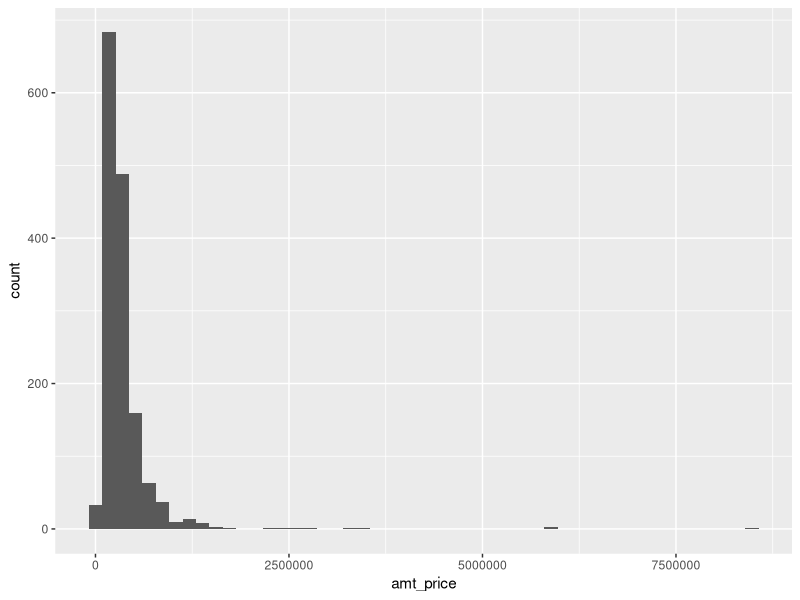
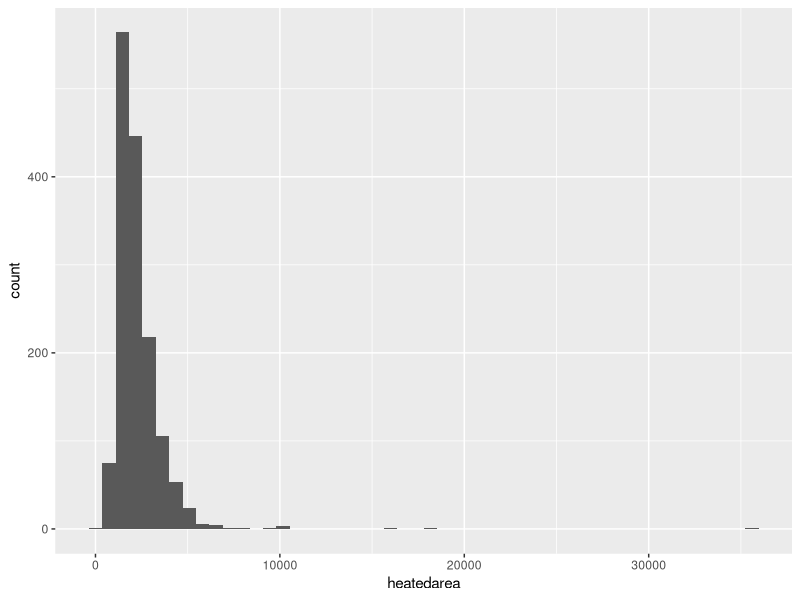
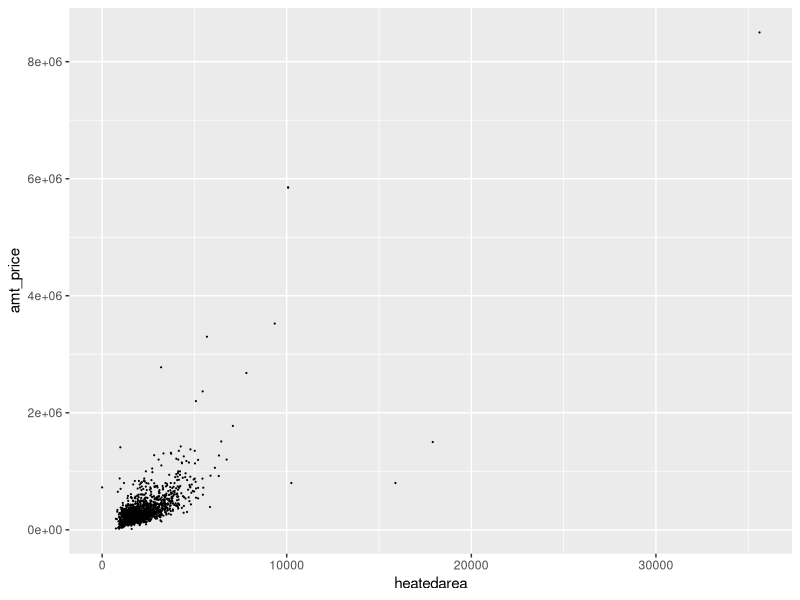
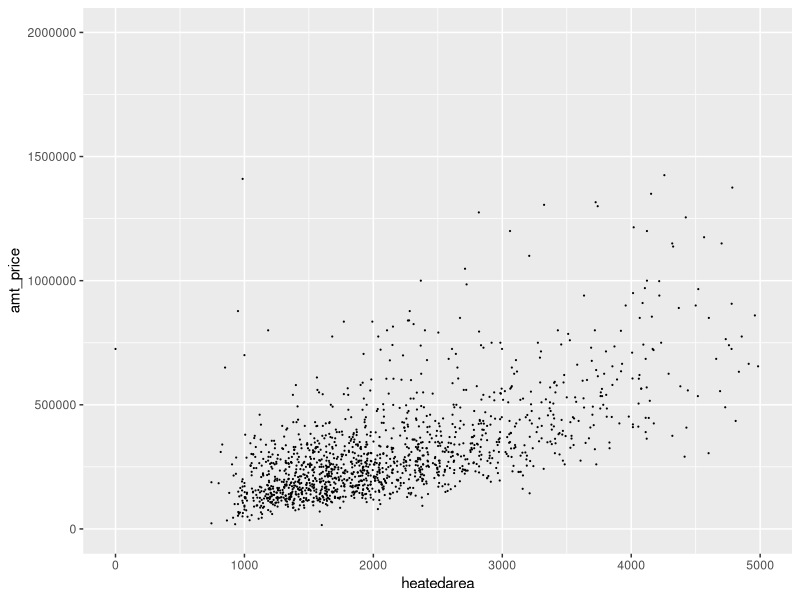
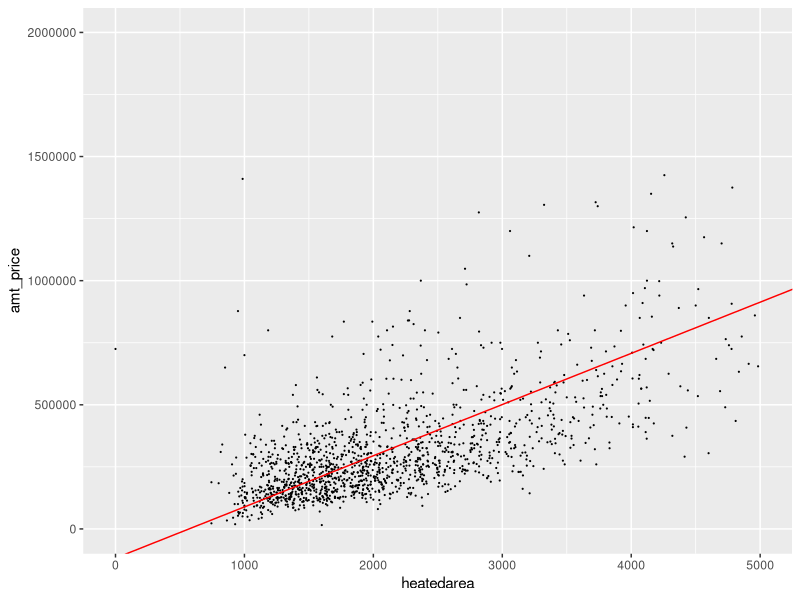
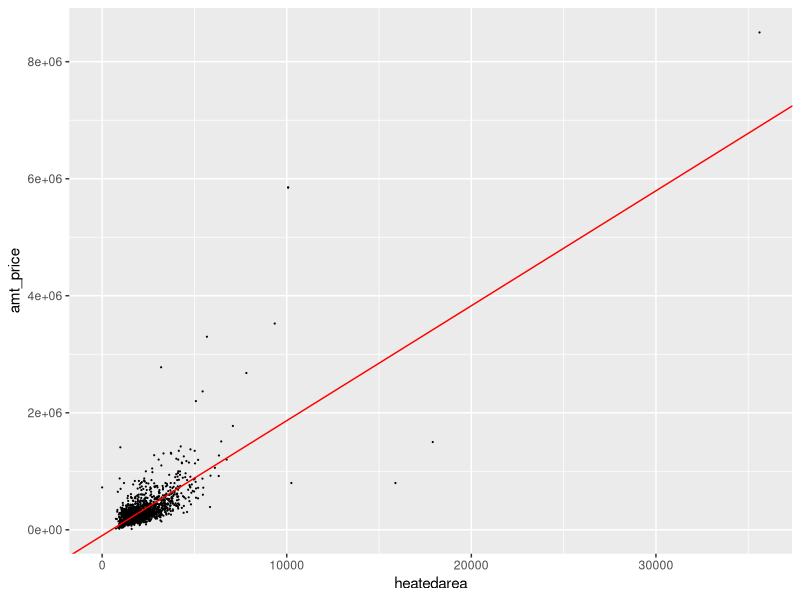
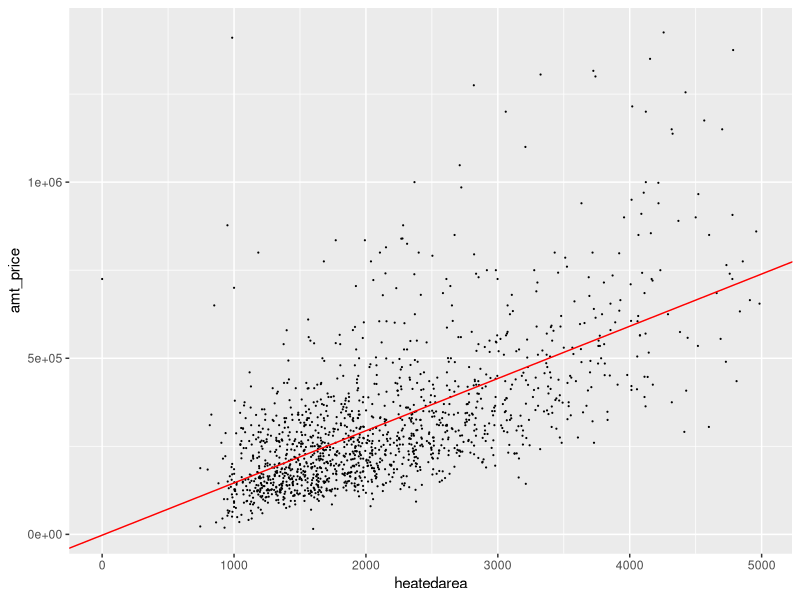
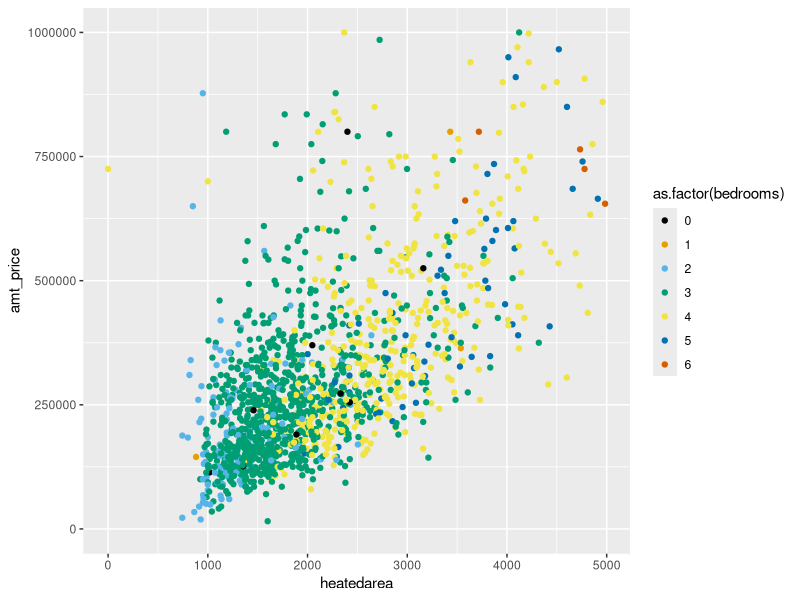

Generate these figures, in order, with R:
## ---- chunk 1
library(tidyverse)
library(ggthemes)
## ---- chunk 2
data = read_csv(here::here("linear-regression", "data", "charlotte_home_sales.csv"))
head(data)
## ---- chunk 3
# answer
ggplot(data, aes(x=amt_price)) +
  geom_histogram(bins=50) 
## ---- chunk 4
# answer
ggplot(data, aes(x=heatedarea)) +
  geom_histogram(bins=50)
## ---- chunk 5
ggplot(data, aes(x=heatedarea, y=amt_price)) +
  geom_point(size=0.1)
## ---- chunk 6
ggplot(data, aes(x=heatedarea, y=amt_price)) +
  geom_point(size=0.1) +
  xlim(0, 5000) +
  ylim(0, 2000000)
## ---- chunk 7
single_variable_model = lm(amt_price~heatedarea, data)

# to see the results of our model, we can run summary()
summary(single_variable_model)
## ---- chunk 8
ggplot(data, aes(x=heatedarea, y=amt_price)) +
  geom_point(size=0.1) +
  geom_abline(intercept=-1.175e5, slope=206.2, color="red") +
  xlim(0, 5000) +
  ylim(0, 2000000)
## ---- chunk 9
ggplot(data, aes(x=heatedarea, y=amt_price)) +
  geom_point(size=0.1) +
  geom_abline(intercept=-98341, slope=196.4, color="red")
## ---- chunk 10
# answer
no_outliers = data |>
    filter(heatedarea < 5000 & amt_price < 2000000)
no_outlier_model = lm(amt_price~heatedarea, no_outliers)
summary(no_outlier_model)
## ---- chunk 11
ggplot(no_outliers, aes(x=heatedarea, y=amt_price)) +
  geom_point(size=0.1) +
  geom_abline(intercept=-2254.106, slope=148.3, color="red")
## ---- chunk 12
no_outliers = no_outliers |> mutate(year_of_sale=year(dte_dateof))

year_built_model = lm(amt_price~heatedarea+year_of_sale, no_outliers)
summary(year_built_model)
## ---- chunk 13
bedrooms_model = lm(amt_price~heatedarea+year_of_sale+bedrooms, no_outliers)
summary(bedrooms_model)
## ---- chunk 14
# answer
bedrooms_only_model = lm(amt_price~year_of_sale+bedrooms, no_outliers)
summary(bedrooms_only_model)
## ---- chunk 15
ggplot(no_outliers, aes(x=heatedarea, y=amt_price, color=as.factor(bedrooms))) +
  geom_point() +
  ylim(0, 1000000) +
  scale_color_colorblind()
## ---- chunk 16
siding_model = lm(amt_price~heatedarea+year_of_sale+siding, no_outliers)
summary(siding_model)
## ---- chunk 17
# answer
area_model = lm(amt_price~heatedarea+year_of_sale+siding+area, no_outliers)
summary(area_model)
## ---- chunk 18
t = seq(-4, 4, 0.05)
y = dnorm(t)
plot_data = tibble(t=t, y=y)
ggplot(plot_data, aes(x=t, y=y)) +
  geom_line()
## ---- chunk 19
tval = 147 / 4.192
## ---- chunk 20
prob_larger = 1 - pt(tval, nrow(no_outliers) - 2)
## ---- chunk 21
prob_larger = prob_larger * 2
prob_larger
## ---- chunk 22
summary(siding_model)
## ---- chunk 23
-4.309e7 + 1.437e2 * 2000 + 2.134e4 * 2021 + 9.881e4
## ---- chunk 24
# answer
-4.320e7 + 1.468e2 * 2000 + 2.144e4 * 2021 + 4.551e4 - 1.586e5
## ---- chunk 25
candidate_homes = tribble(
    ~heatedarea, ~year_of_sale, ~siding,
    1200,        2021,          "HARDIPLANK",
    1500,        2021,          "HARDIPLANK",
    2000,        2021,          "HARDIPLANK",
    1200,        2021,          "FACE BRICK",
    1500,        2021,          "FACE BRICK",
    2000,        2021,          "FACE BRICK",
)
## ---- chunk 26
candidate_homes$forecast_price = predict(siding_model, candidate_homes)
candidate_homes
## ---- chunk 27
# answer
candidate_sites = tribble(
    ~heatedarea, ~year_of_sale, ~siding,      ~area,
    2000,        2021,          "HARDIPLANK", "03103",
    2000,        2021,          "HARDIPLANK", "03105",
    2000,        2021,          "HARDIPLANK", "03108",
)

candidate_sites$forecast_price = predict(area_model, candidate_sites)

candidate_sites
